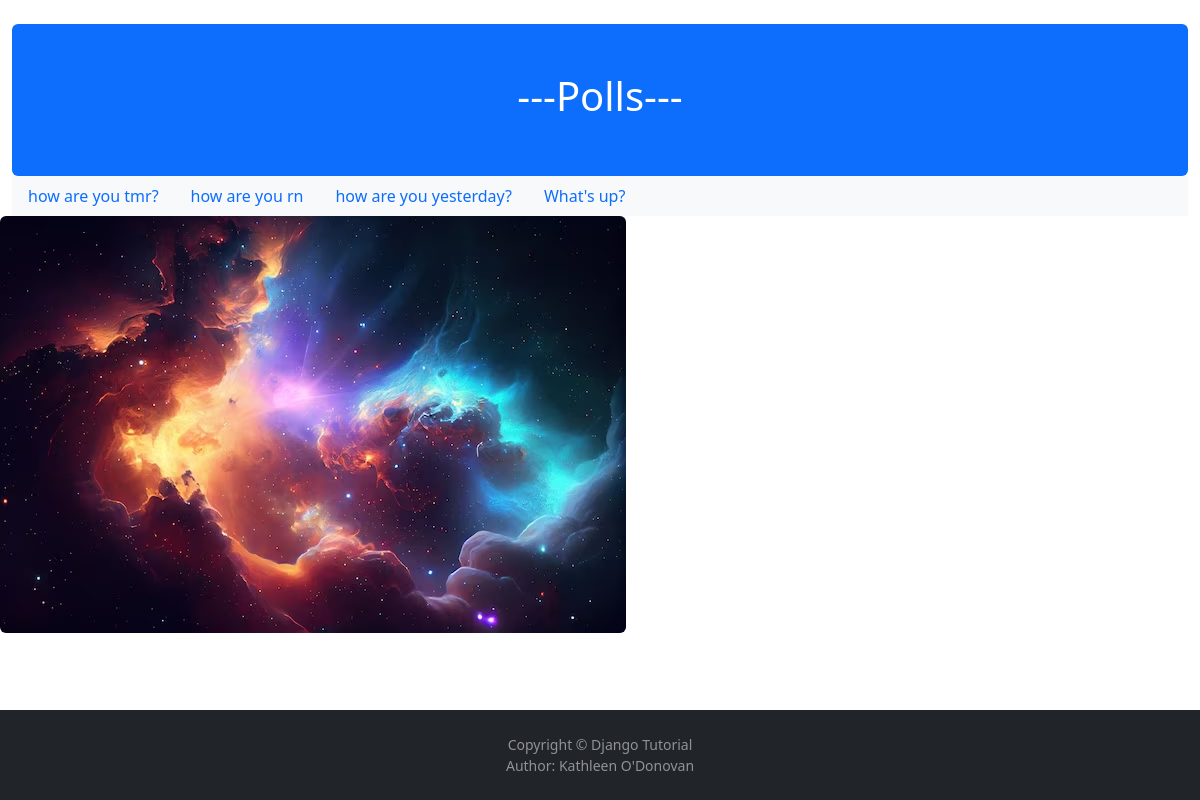
Screenshot of /polls/ with the database file from the repository.
### polls/models.py (models this page shows, shortened)
class Question(models.Model):
    question_text = models.CharField(max_length=200)
    pub_date = models.DateTimeField("date published")

### polls/views.py (the view)
# urls.py: path("", views.IndexView.as_view(), name="index"),
class IndexView(generic.ListView):
    template_name = "polls/index.html"
    context_object_name = "latest_question_list"
    def get_queryset(self):
        return Question.objects.filter(pub_date__lte=timezone.now()).order_by("-pub_date")[:5]

### polls/templates/polls/index.html (shortened to what this page needs)
{% load bootstrap5 %}
{% bootstrap_css %}
{% load static %}
<div class="container-fluid ">
<div class="mt-4 p-5 bg-primary text-white rounded text-center">
    <h1>---Polls---</h1>
</div>
    {% if latest_question_list %}
    <ul class="nav nav-pills bg-light">
        {% for question in latest_question_list %}
        <li class="nav-item"><a class="nav-link" href = "{% url 'polls:detail' question.id %}">{{ question.question_text }}</a></li>
        {% endfor %}
    </ul>
{% else %}
    <p>No polls are available.</p>
{% endif %}
</div>
<img src = "{% static 'polls/images/background.png' %}" class="rounded" alt="space">
<footer id="sticky-footer" class="fixed-bottom py-4 bg-dark text-white-50">
    <div class="container text-center">
      <small>Copyright &copy; Django Tutorial <br> Author: Kathleen O'Donovan</small>
    </div>
  </footer>

### rows the page displays
Question: question_text "how are you tmr?"
Question: question_text "how are you rn"
Question: question_text "how are you yesterday?"
Question: question_text "What's up?"
